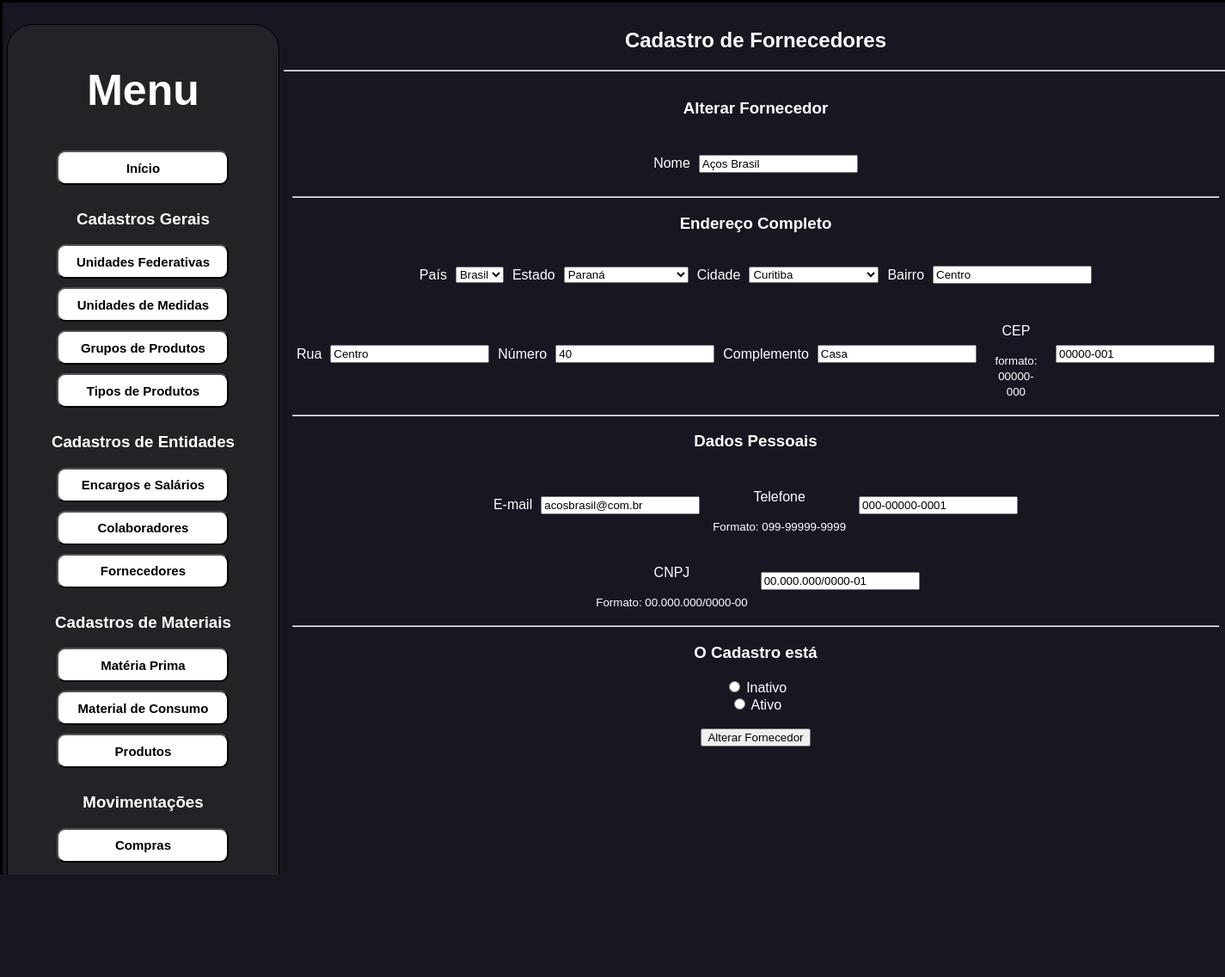
The page /cadastros_de_entidades_fornecedores_update/1 on the database its author committed.
### BDconfig.py (models this page shows, shortened)
class DB_SUPPLIER(db.Model):
    ID = db.Column(db.Integer, primary_key=True)
    NAME = db.Column(db.String(200), nullable=False)
    ID_BD_COUNTRY = db.Column(db.Integer, nullable=False)
    ID_BD_ESTATE = db.Column(db.Integer, nullable=False)
    ID_BD_CITY = db.Column(db.Integer, nullable=False)
    DISTRICT = db.Column(db.String(200), nullable=False)
    ROAD = db.Column(db.String(200), nullable=False)
    NUMBER = db.Column(db.Integer, nullable=False)
    COMPLEMENT = db.Column(db.String(200), nullable=False)
    CEP = db.Column(db.String(9), nullable=False)
    EMAIL = db.Column(db.String(200), nullable=True)
    PHONE = db.Column(db.String(200), nullable=True)
    CNPJ = db.Column(db.String(18), nullable=False)
    ACTIVE = db.Column(db.Integer, nullable=False)
    DATE_CREATED = db.Column(db.DateTime, default=datetime.utcnow)

### industriafeliz.py (the view)
@app.route('/cadastros_de_entidades_fornecedores_update/<int:ID>', methods=['GET', 'POST'])
def cadastros_de_entidades_fornecedores_update(ID):
    supplier = data.DB_SUPPLIER.query.get_or_404(ID)
    countryes = data.DB_COUNTRY.query.order_by(data.DB_COUNTRY.NAME).all()
    estates = data.DB_ESTATE.query.order_by(data.DB_ESTATE.NAME).all()
    cityes = data.DB_CITY.query.order_by(data.DB_CITY.NAME).all()
    if request.method == 'POST':
        supplier.NAME = request.form['name']
        supplier.ID_BD_COUNTRY = request.form['id_bd_country']
        supplier.ID_BD_ESTATE = request.form['id_bd_estate']
        supplier.ID_BD_CITY = request.form['id_bd_city']
        supplier.DISTRICT = request.form['district']
        supplier.ROAD = request.form['road']
        supplier.NUMBER = request.form['number']
        supplier.COMPLEMENT = request.form['complement']
        supplier.CEP = request.form['cep']
        supplier.EMAIL = request.form['email']
        supplier.PHONE = request.form['phone']
        supplier.CNPJ = request.form['cnpj']
        supplier.ACTIVE = request.form['active']
        names = data.DB_SUPPLIER.query.all()
        emails = data.DB_SUPPLIER.query.all()
        cnpjs = data.DB_SUPPLIER.query.all()
        for name in names:
            if supplier.NAME.lower() in name.NAME.lower() and supplier.NAME.lower() == name.NAME.lower() and name.ID != ID:
                return_link = '/cadastros_de_entidades_fornecedores'
                error_name = 'Esse nome ja foi cadastrado!'
                return render_template('/erro.html',return_link=return_link ,error_name=error_name)
        for email in emails:
            if supplier.EMAIL.lower() in email.EMAIL.lower() and supplier.EMAIL.lower() == email.EMAIL.lower() and email.ID != ID:
                return_link = '/cadastros_de_entidades_fornecedores'
                error_name = 'Esse email ja foi cadastrado!'
                return render_template('/erro.html',return_link=return_link ,error_name=error_name)
        for cnpj in cnpjs:
            if supplier.CNPJ.lower() in cnpj.CNPJ.lower() and supplier.CNPJ.lower() == cnpj.CNPJ.lower() and cnpj.ID != ID:
                return_link = '/cadastros_de_entidades_fornecedores'
                error_name = 'Esse CNPJ ja foi cadastrado!'
                return render_template('/erro.html',return_link=return_link ,error_name=error_name)
        try:
            db.session.commit()
            return redirect('/cadastros_de_entidades_fornecedores')
        except:
            error_name = 'Ocorreu um erro ao alterar fornecedores!'
            return_link = '/cadastros_de_entidades_fornecedores'
            return redirect('/templates/erro.html', return_link=return_link, error_name=error_name)
    else:
        return render_template('cadastros_entidades/cadastro_fornecedores_update.html', supplier=supplier, countryes=countryes, estates=estates, cityes=cityes)

### templates/cadastros_entidades/cadastro_fornecedores_update.html (shortened to what this page needs)
{% extends 'standard.html' %}
{% block body %}
<section>
        <h1>Cadastro de Fornecedores</h1>
        <hr></hr>
        <section>
            <h1>Alterar Fornecedor</h1>
            <div class="format">
                <form action="/cadastros_de_entidades_fornecedores_update/{{supplier.ID}}" method="POST">
                    <div class = "format">
                        <p>Nome</p>
                        <input type="text" name="name" id="name" value="{{supplier.NAME}}" maxlength="200" autocomplete="off" required>
                    </div>
                    <hr></hr>
                    <h1>Endereço Completo</h1>
                    <div class = "format">
                        <p>País</p>
                        <select name="id_bd_country" id="id_bd_country" required>
                            {% for country in countryes %}
                                {% if country.ID == supplier.ID %}
                                    <option value="{{ country.ID }}" > {{ country.NAME }}</option>
                                {% endif %}
                            {% endfor %}
                        </select>
                        <p>Estado</p>
                        <select name="id_bd_estate" id="id_bd_estate" required>
                            {% for estate in estates %}
                                {% if estate.ID == supplier.ID_BD_ESTATE%}
                                    <option value="{{ estate.ID }}" > {{ estate.NAME }}</option>
                                {% endif %}
                            {% endfor %}
                        </select>
                        <p>Cidade</p>
                        <select name="id_bd_city" id="id_bd_city" required>
                            {% for city in cityes %}
                                {% if city.ID == supplier.ID_BD_CITY %}
                                    <option value="{{ city.ID }}" > {{ city.NAME }}</option>
                                {% endif %}
                            {% endfor %}
                        </select>
                        <p>Bairro</p>
                        <input type="text" name="district" id="district" value="{{supplier.DISTRICT}}" maxlength="200" autocomplete="off" required>
                    </div>
                    <div class="format">
                        <p>Rua</p>
                        <input type="text" name="road" id="road" value="{{supplier.ROAD}}" maxlength="200" autocomplete="off" required>
                        <p>Número</p>
                        <input type="number" name="number" id="number" min="0" step="1" value="{{supplier.NUMBER}}" autocomplete="off" required>
                        <p>Complemento</p>
                        <input type="text" name="complement" id="complement" value="{{supplier.COMPLEMENT}}" maxlength="200" autocomplete="off" required>
                        <section>
                            <p>CEP</p>
                            <small>formato: 00000-000</small>
                        </section>
                        <input type="text" name="cep" id="cep" pattern="[0-9]{5}-[0-9]{3}" value="{{supplier.CEP}}" placeholder="00000-000" autocomplete="off" required>
                    </div>
                    <hr></hr>
                    <h1>Dados Pessoais</h1>
                    <div class="format">
                        <p>E-mail</p>
                        <input type="email" name="email" id="email" value="{{supplier.EMAIL}}" maxlength="200" autocomplete="off" required>
                        <section >
                            <p>Telefone</p>
                            <small>Formato: 099-99999-9999</small>
                        </section>
                        <input type="tel" id="phone" name="phone" pattern="[0-9]{3}-[0-9]{5}-[0-9]{4}" value="{{supplier.PHONE}}" placeholder="099-99999-9999" required>
                    </div>
                    <div class="format">
                        <section>
                            <p>CNPJ</p>
                            <small>Formato: 00.000.000/0000-00</small>
                        </section>
                        <input type="text" name="cnpj" id="cnpj" pattern="[0-9]{2}.[0-9]{3}.[0-9]{3}/[0-9]{4}-[0-9]{2}" value="{{supplier.CNPJ}}" placeholder="00.000.000/0000-00" autocomplete="off" required>
                    </div>
                    <hr></hr>
                    <h1>O Cadastro está</h1>
                    <input type="radio" name="active" value="0" id="inactive" required>
                    <label for="inactive">Inativo</label><br>
                    <input type="radio" name="active" value="1" id="active">
                    <label for="active">Ativo</label><br>
                    <br>
                    <input class="bt" type="submit" value="Alterar Fornecedor">
                </form>
            </div>
        </section>
</section>
{% endblock %}

### static/css/style.css (style rules this page uses)
* { font-family: "Montserrat", sans-serif; }
body { border: solid black; width: 100%; display: flex; background-color: rgb(23, 23, 34); padding: 5px; margin: 0; color: white; }
section { display: block; text-align: center; padding: 5px; }
div { display: flex; padding: 5px; line-height: normal; }
.format { justify-content:center; gap: 10px; align-items: center; }

### rows shown on the page
DB_SUPPLIER: name "Aços Brasil", district "Centro", road "Centro", number "40", complement "Casa", cep "00000-001", email "acosbrasil@com.br", phone "000-00000-0001", cnpj "00.000.000/0000-01"

### other values the page prints
form field id_bd_country "Brasil"
form field id_bd_estate "Paraná"
form field id_bd_city "Curitiba"
